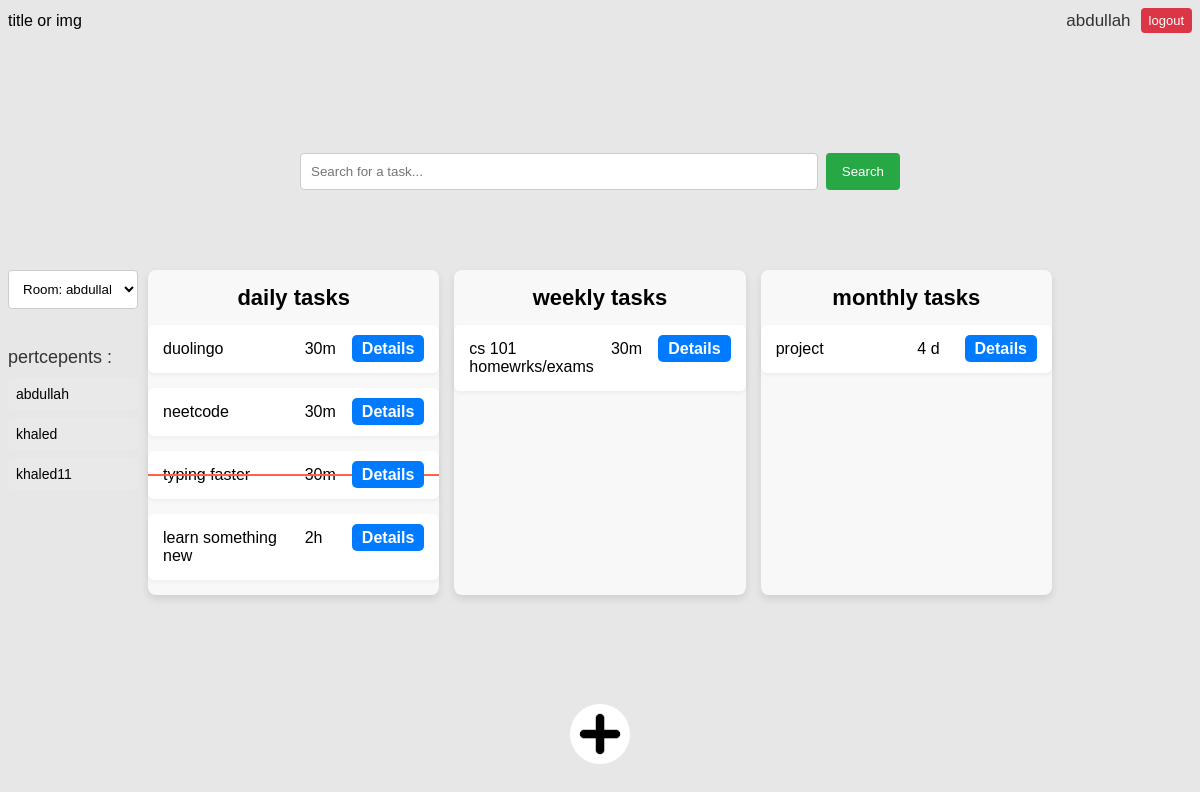
Page /?room_id=1 (signed in) on the earlier database version.
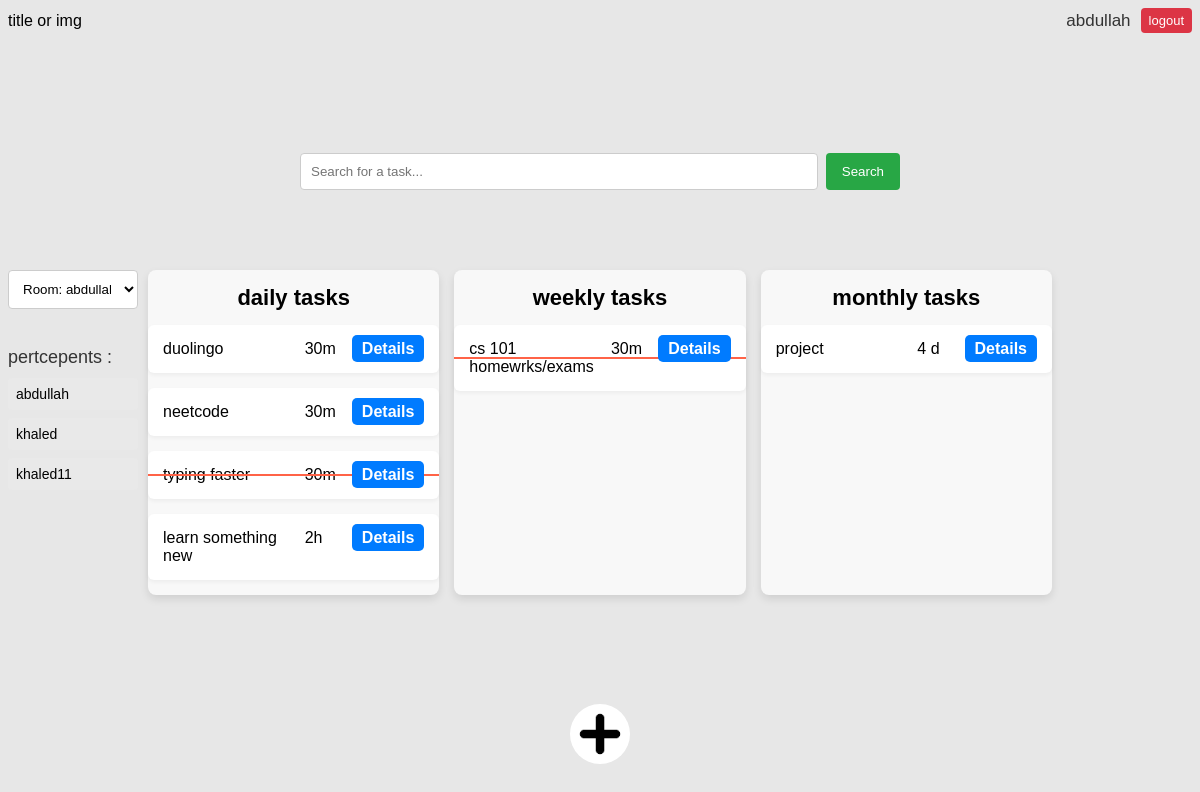
Same page on the later database version.
### taskapp/models.py (models this page shows)
class DayTask(models.Model):
    user = models.ForeignKey(User, on_delete=models.CASCADE, related_name="day_tasks")
    title = models.CharField(max_length=200)
    date_created = models.DateTimeField(default=timezone.now)
    description = models.TextField(blank=True, null=True)
    estimated_time = models.CharField(
        max_length=5, blank=True, null=True
    )  # New field for estimated time
    is_finished = models.BooleanField(default=False)
    room = models.ForeignKey(Room, on_delete=models.CASCADE, related_name="day_tasks")
    def __str__(self):
        return self.title

class WeeklyTask(models.Model):
    user = models.ForeignKey(
        User, on_delete=models.CASCADE, related_name="weekly_tasks"
    )
    title = models.CharField(max_length=200)
    date_created = models.DateTimeField(default=timezone.now)
    description = models.TextField(blank=True, null=True)
    is_finished = models.BooleanField(default=False)
    estimated_time = models.CharField(
        max_length=5, blank=True, null=True
    )  # New field for estimated time
    day_of_week = models.CharField(
        max_length=9, choices=DAYS_OF_WEEK, default="0"
    )  # New field for day of the week
    room = models.ForeignKey(
        Room, on_delete=models.CASCADE, related_name="weekly_tasks"
    )
    def __str__(self):
        return self.title

class MonthlyTask(models.Model):
    user = models.ForeignKey(
        User, on_delete=models.CASCADE, related_name="monthly_tasks"
    )
    title = models.CharField(max_length=200)
    date_created = models.DateTimeField(default=timezone.now)
    description = models.TextField(blank=True, null=True)
    is_finished = models.BooleanField(default=False)
    estimated_time = models.CharField(
        max_length=5, blank=True, null=True
    )  # New field for estimated time
    day_of_month = models.IntegerField(default=1)
    room = models.ForeignKey(
        Room, on_delete=models.CASCADE, related_name="monthly_tasks"
    )
    def __str__(self):
        return self.title

### taskapp/views.py (the view)
# urls.py: path("", views.index, name="index"),  # Include your app's URLs
def index(request):
    query = request.GET.get("search", "")
    room_id = request.GET.get("room_id")
    rooms = Room.objects.filter(users=request.user.id)
    if request.user.is_authenticated:
        if room_id:
            room = get_object_or_404(Room, pk=room_id, users=request.user)
        else:
            first_room = rooms.first()
            if first_room:
                return redirect(reverse_lazy("index") + f"?room_id={first_room.id}")
            else:
                room = None
        if room:
            daytask = room.day_tasks.filter(title__icontains=query)
            weeklytask = room.weekly_tasks.filter(title__icontains=query)
            monthlytask = room.monthly_tasks.filter(title__icontains=query)
            return render(
                request,
                "taskapp/index.html",
                {
                    "daytask": daytask,
                    "weeklytask": weeklytask,
                    "monthlytask": monthlytask,
                    "room": room,
                    "rooms": rooms,
                    "query": query,
                    "users": room.users.all() if room else [],
                },
            )
        else:
            return render(request, "taskapp/no_room.html", {"query": query})
    else:
        return render(request, "taskapp/index.html")

### taskapp/templates/taskapp/index.html (shortened to what this page needs)
{% include "base.html" %}
{% load static %}
{% block header %}
  <link rel="stylesheet" href="{% static 'taskapp/css/style.css' %}"/>
{% endblock header %}
{% block content %}
  <div class="addbutton">
    <img
      class="addimg"
      src="{% static 'taskapp/images/add.jpg' %}"
      alt=""
    />
  </div>
  <div class="navigation_bar">
    <div>
      title or img
    </div>
    <div class='flex'>
      <div class="user-greeting"> {{ user }}</div>
      <a href="{% url 'logout_page' %}" class="logout-button" >logout</a>
    </div>
  </div>
  <div class="search-container">
    <form
      action="{% url 'index' %}"
      method="get"
      class="search-form"
    >
      <input
        type="text"
        name="search"
        placeholder="Search for a task..."
        value="{{ query }}"
        class="search-input"
      />
      <button
        type="submit"
        class="search-button"
      >
        Search
      </button>
    </form>
  </div>
  <div class="grid2">
    <div class="left_bar">
      <select id="roomSelect">
        {% for r in rooms %}
        <option value="{% url 'index' %}?room_id={{ r.id }}">
          Room: {{ r.name }}
        </option>
        {% endfor %}
      </select>
      <div>
        <p class="Pert">pertcepents :</p>
        {% for user_n in users %}
        <div class="email">{{user_n}}</div>
        {% endfor %}
      </div>
    </div>
    <div class="grid">
      <div class="grid-item">
        <h1 class="tasksHeaders">daily tasks</h1>
        {% for task in daytask %}
        <div
          class="{{task.id}} daytask item {% if task.is_finished %}strikethrough{% endif %}"
        >
          <div class="flex-large">{{ task }}</div>
          <div class="flex-small">{{ task.estimated_time }}</div>
          <div class="flex-end">
            <a
              href='{% url "task" task.id %}?taskType=daytask'
              class="details-button"
              >Details</a
            >
          </div>
        </div>
        {% endfor %}
      </div>
      <div class="grid-item">
        <h1 class="tasksHeaders">weekly tasks</h1>
        {% for task in weeklytask %}
        <div
          class="{{task.id}} weeklytask item {% if task.is_finished %}strikethrough{% endif %}"
        >
          <div class="flex-large">{{ task }}</div>
          <div class="flex-small">{{ task.estimated_time }}</div>
          <div class="flex-end">
            <a
              href='{% url "task" task.id %}?taskType=weeklytask'
              class="details-button"
              >Details</a
            >
          </div>
        </div>
        {% endfor %}
      </div>
      <div class="grid-item">
        <h1 class="tasksHeaders">monthly tasks</h1>
        {% for task in monthlytask %}
        <div
          class="{{task.id}} monthlytask item {% if task.is_finished %}strikethrough{% endif %}"
        >
          <div class="flex-large">{{ task }}</div>
          <div class="flex-small">{{ task.estimated_time }}</div>
          <div class="flex-end">
            <a
              href='{% url "task" task.id %}?taskType=monthlytask'
              class="details-button"
              >Details</a
            >
          </div>
        </div>
        {% endfor %}
      </div>
    </div>
  </div>
{% endblock content %}

### templates/base.html (shortened to what this page needs)
{% load static %}
<!DOCTYPE html>
<html lang="en">
<head>
    <link href="{% static 'css/base.css' %}" rel="stylesheet">
</head>
<body>
</body>
</html>

### static/css/base.css (style rules this page uses)
body { background-color: rgb(231, 231, 231); font-family: Arial, sans-serif; }

### taskapp/static/taskapp/css/style.css (style rules this page uses)
body { position: relative; }
.grid { display: grid; grid-template-columns: repeat(3, 1fr); gap: 15px; margin-top: 0px; text-align: left; }
.grid-item { background-color: #f8f8f8; border-radius: 8px; box-shadow: 0 4px 8px rgba(0, 0, 0, 0.1); }
.flex-large { flex: 3; }
.flex-small { flex: 1; }
.item { display: flex; background-color: #ffffff; margin-bottom: 15px; padding: 15px; border-radius: 6px; box-shadow: 0 2px 4px rgba(0, 0, 0, 0.05); transition: background-color 0.3s; }
.strikethrough { position: relative; }
.addbutton { cursor: pointer; position: fixed; bottom: 0; left: 50%; transform: translate(-50%, -50%); }
.addimg { width: 60px; height: 60px; border-radius: 100%; }
.strikethrough::after { content: ""; position: absolute; left: 0; top: 50%; right: 0; border-top: 2px solid #ff6347; transform: translateY(-50%); }
.tasksHeaders { text-align: center; font-size: 22px; }
.details-button { position: relative; z-index: 1; cursor: pointer; padding: 5px 10px; background-color: #007bff; color: #ffffff; text-align: center; text-decoration: none; font-weight: bold; border-radius: 5px; transition: background-color 0.3s; }
.grid2 { margin-top: 30px; display: grid; grid-template-columns: 140px auto 140px; }
.user-greeting { margin: 0px; padding: 0px; font-size: 24px; color: #333; margin-right: 10px; font-size: 17px; }
.logout-button { display: inline-block; background-color: #dc3545; color: white; padding: 5px 8px; text-decoration: none; font-size: 13px; border-radius: 4px; }
.search-container { margin-inline: auto; width: 600px; margin-bottom: 80px; }
.search-form { display: flex; flex-wrap: wrap; }
.search-input { flex-grow: 1; padding: 10px; border: 1px solid #ccc; border-radius: 4px; margin-right: 8px; }
.search-button { background-color: #28a745; color: white; padding: 10px 16px; border: none; border-radius: 4px; cursor: pointer; }
.left_bar { padding-right: 10px; }
#roomSelect { width: 100%; padding: 10px; margin-bottom: 20px; border: 1px solid #ccc; border-radius: 4px; background-color: white; }
.Pert { font-size: 18px; color: #333; margin-bottom: 10px; }
.email { background-color: #e9e9e9; padding: 8px; margin-bottom: 8px; border-radius: 4px; font-size: 14px; word-break: break-all; }
.navigation_bar { display: flex; align-items: center; justify-content: space-between; margin-bottom: 120px; }
.flex { display: flex; justify-content: center; align-items: center; }

Differences in the rows shown:
changed WeeklyTask "cs 101 homewrks/exams": is_finished False → True (drawn)
